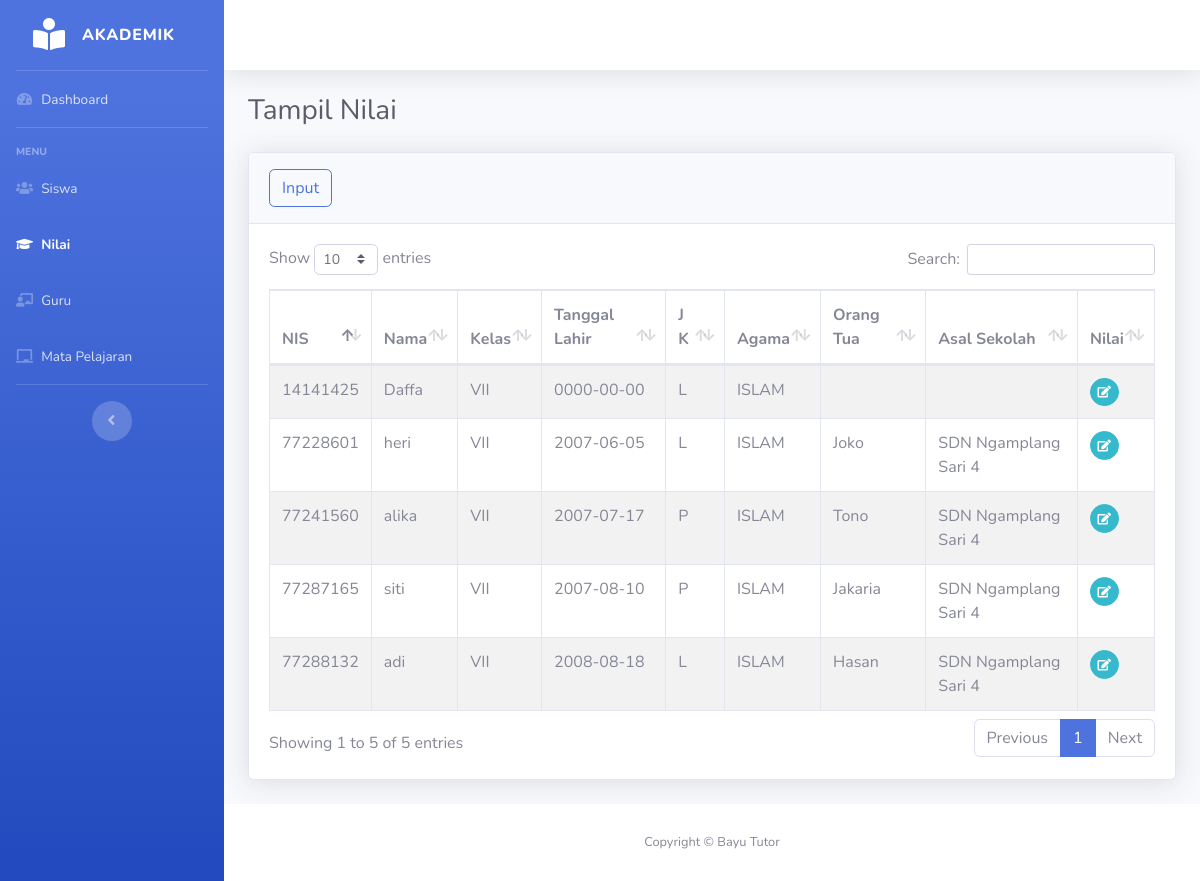
Page /Aplikasi-Raport-Sederhana/nilai/nilai.php on the earlier database version.
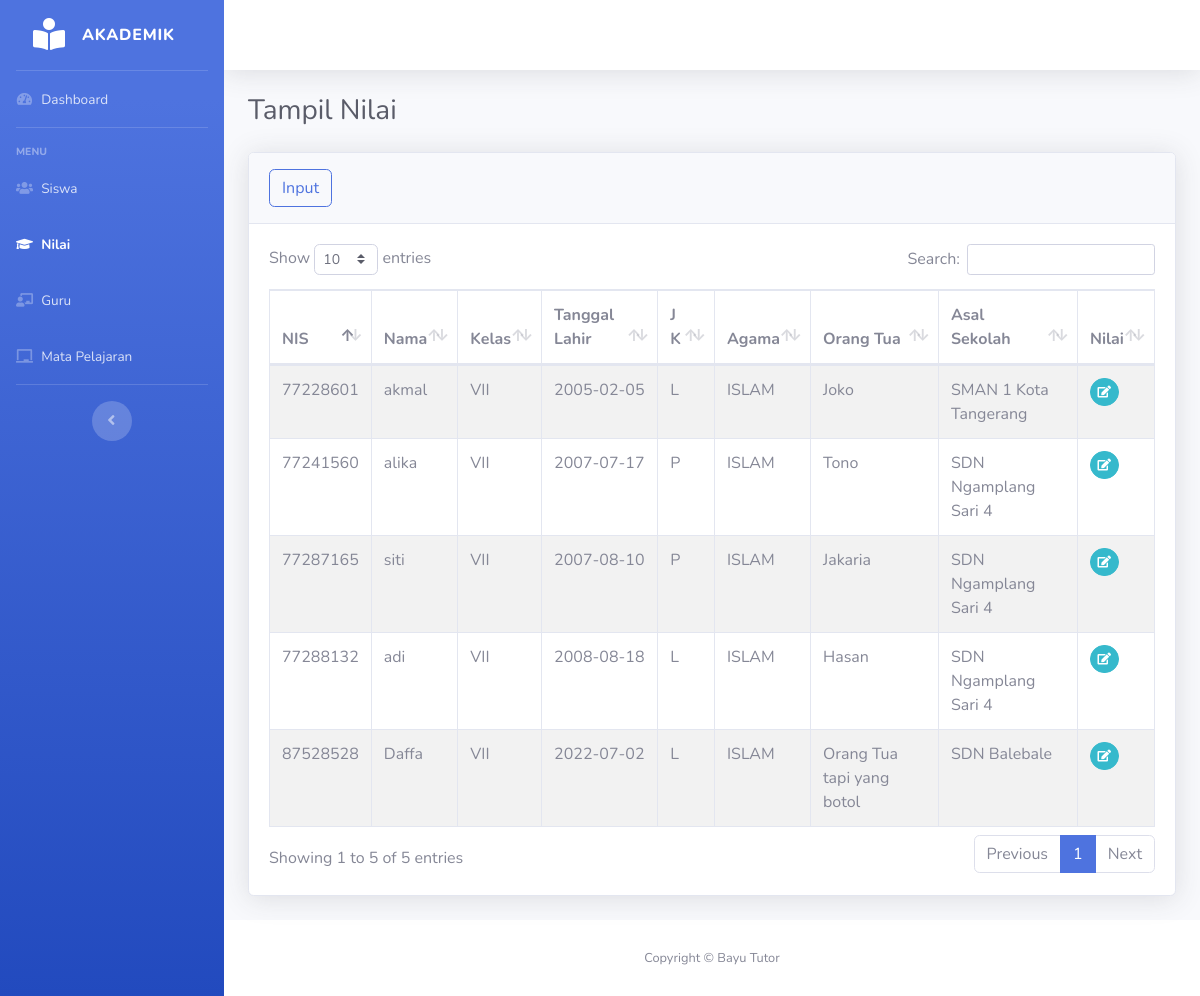
Same page on the later database version.
### tables this page shows
CREATE TABLE `siswa` (
  `nis` varchar(8) NOT NULL,
  `nama` varchar(30) NOT NULL,
  `alamat` varchar(30) DEFAULT NULL,
  `kelas` enum('VII','VIII','IX') NOT NULL,
  `tanggal_lahir` date DEFAULT NULL,
  `jenis_kelamin` enum('L','P') DEFAULT NULL,
  `agama` enum('ISLAM','PROTESTAN','KATHOLIK','HINDU','BUDHA','KONGHUCU','LAINNYA') DEFAULT NULL,
  `orang_tua` varchar(30) DEFAULT NULL,
  `asal_sekolah` varchar(50) NOT NULL
);

### Aplikasi-Raport-Sederhana/nilai/nilai.php (the view, shortened to what this page needs)
<!DOCTYPE html>
<html lang="en">
<head>
    <link href="../assets/vendor/fontawesome-free/css/all.min.css" rel="stylesheet" type="text/css">
    <link href="../assets/css/sb-admin-2.min.css" rel="stylesheet">
    <link href="../assets/vendor/datatables/dataTables.bootstrap4.min.css" rel="stylesheet">
</head>
<body id="page-top">
    <div id="wrapper">
       <?php include_once("../layout/sidebar.php") ?>
        <div id="content-wrapper" class="d-flex flex-column">
            <div id="content">
            <?php include_once("../layout/topbar.php") ?>
                <div class="container-fluid">
                    <h1 class="h3 mb-4 text-gray-800">Tampil Nilai</h1>
                    <div class="card shadow mb-4">
                        <div class="card-header py-3">
                            <a href="nilai-tambah.php"><button type="button" class="btn btn-outline-primary rounded">Input</button></a>
                        </div>
                        <div class="card-body">
                            <?php
                            $db=dbConnect();
                            if($db->connect_errno==0){
                            $sql="SELECT * FROM siswa";
                            $res=$db->query($sql);
                            if($res){
                            ?>
                            <div class="table-responsive">
                                <table class="table table-bordered table-striped" id="dataTable" width="100%" cellspacing="0">
                                    <thead>
                                        <tr>
                                            <th>NIS</th>
                                            <th>Nama</th>
                                            <th>Kelas</th>
                                            <th>Tanggal Lahir</th>
                                            <th>J K </th>
                                            <th>Agama</th>
                                            <th>Orang Tua</th>
                                            <th>Asal Sekolah</th>
                                            <th>Nilai</th>
                                        </tr>
                                    </thead>
                                    <tbody>
                                        <?php
                                        $data = $res->fetch_all(MYSQLI_ASSOC);
                                        foreach($data as $row){
                                        ?>
                                        <tr>
                                            <td><?= $row['nis']; ?></td>
                                            <td><?= $row['nama']; ?></td>
                                            <td><?= $row['kelas']; ?></td>
                                            <td><?= $row['tanggal_lahir'];?></td>
                                            <td><?= $row['jenis_kelamin']; ?></td>
                                            <td><?= $row['agama']; ?></td>
                                            <td><?= $row['orang_tua']; ?></td>
                                            <td><?= $row['asal_sekolah'] ?></td>
                                            <td>
                                                 <a href="tampil-nilai.php?nis=<?= $row['nis']?>" class="btn btn-info btn-circle btn-sm">
                                                <i class="fas fa-edit"></i>
                                                </a>
                                            </td>
                                        </tr>
                                            <?php
                                    }
                                    ?>
                                    </tbody>
                                </table>
                                	<?php
	}else
		echo "Gagal Eksekusi SQL".(DEVELOPMENT?" : ".$db->error:"")."<br>";
}
else
	echo "Gagal koneksi".(DEVELOPMENT?" : ".$db->connect_error:"")."<br>";
?>
                            </div>
                        </div>
                </div>
            </div>
            <?php include_once("../layout/footer.php") ?>
        </div>
    </div>
</body>
</html>

Differences in the rows shown:
removed siswa: nis "14141425", nama "Daffa", kelas "VII", tanggal_lahir "0000-00-00", jenis_kelamin "L", agama "ISLAM"
changed siswa "Joko": nama "heri" → "akmal"; tanggal_lahir "2007-06-05" → "2005-02-05"; asal_sekolah "SDN Ngamplang Sari 4" → "SMAN 1 Kota Tangerang"
added siswa: nis "87528528", nama "Daffa", kelas "VII", tanggal_lahir "2022-07-02", jenis_kelamin "L", agama "ISLAM", orang_tua "Orang Tua tapi yang botol", asal_sekolah "SDN Balebale"
